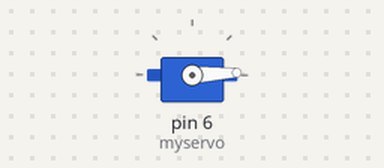
Bench run of a sketch on a simulated Arduino Uno, built with avr-gcc and run on an emulated ATmega328P. Shown: servo.

Above: at 0.05 s.
At 1.3 s:
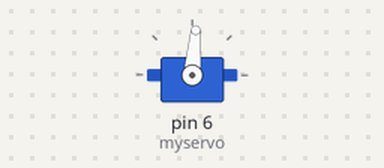
At 2.6 s:
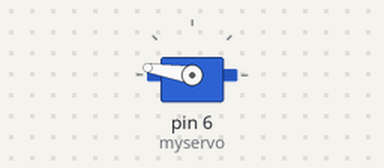
At 5.2 s:
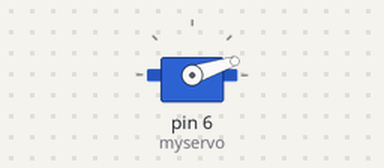
Timing chart, 0 to 7.1 s (numbered marks = the images above):
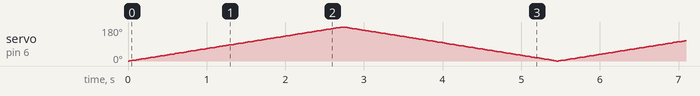

The sketch:

Servo.ino
```cpp
#include <Servo.h>

Servo myservo;
int pos = 0;

void setup() {
  // put your setup code here, to run once:
  myservo.attach(6);
}

void loop() {
  // put your main code here, to run repeatedly:
  for(pos = 0; pos <= 180; pos ++)
  {
    myservo.write(pos);
    delay(15);
  }

  for(pos = 180; pos >= 0; pos --)
  {
    myservo.write(pos);
    delay(15);
  }
}
```
